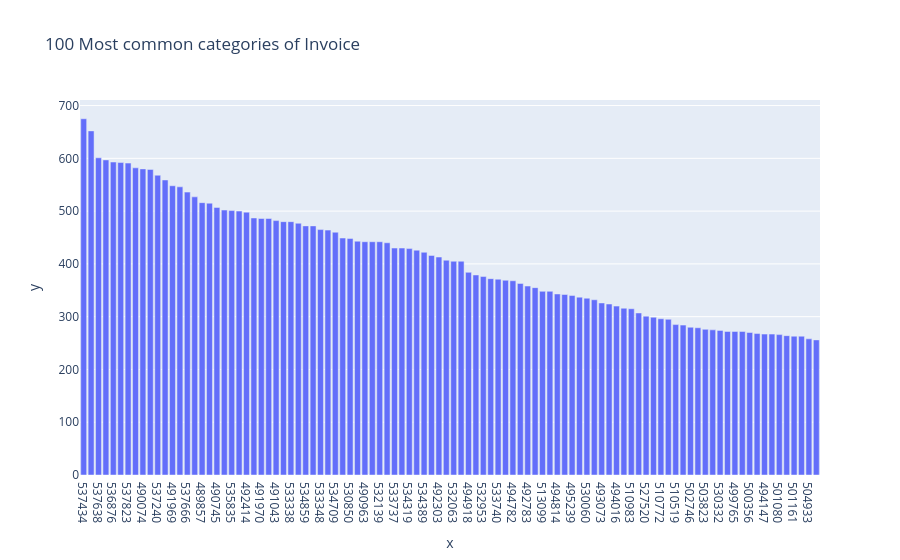

The cell this chart's notebook holds for it:
### Markdown cell above
Análisis de la segunda serie

La variable **Quantity** presenta una distribución fuertemente asimétrica a la derecha (skewness = 36.04) y alta curtosis (6.277), lo que evidencia una gran concentración de valores bajos y presencia de outliers extremos. Visualmente, la mayoría de las observaciones se concentra entre 0 y 5 unidades, mientras que unos pocos valores elevados distorsionan la distribución.

La **media (10.34)** es considerablemente mayor que la **mediana (3.0)**, indicando sesgo positivo. El rango intercuartílico (1–10) confirma que la mayoría de las transacciones son pequeñas, mientras que la alta desviación estándar refleja la influencia de valores extremos. Al eliminar outliers, el rango se reduce de aproximadamente −160 a 567 hacia −26 a 100, permitiendo observar mejor la estructura real de los datos.

Se identifican anomalías relevantes: un 2.35% de valores negativos, probablemente asociados a devoluciones o cancelaciones. No hay datos faltantes, pero la presencia de outliers y valores negativos sugiere la necesidad de limpieza.

### Code cell
profile_serie(df_retail["Invoice"])

### Figure 1 — Plotly figure (JSON) as saved in the notebook; plotly's stock layout.template omitted (floating-point values rounded to 4 significant figures)
{"data": [{"hovertemplate": "x=%{x}<br>y=%{y}<extra></extra>", "legendgroup": "", "marker": {"color": "#636efa", "pattern": {"shape": ""}}, "name": "", "orientation": "v", "showlegend": false, "textposition": "auto", "type": "bar", "x": ["537434", "538071", "537638", "537237", "536876", "536592", "537823", "536031", "490074", "491966", "537240", "490149", "491969", "490741", "537666", "536544", "489857", "513574", "490745", "489597", "535835", "491155", "492414", "532642", "491970", "492782", "491043", "492425", "533338", "491041", "534859", "535322", "533348", "503185", "534709", "491971", "530850", "535407", "490963", "531843", "532139", "534289", "533737", "534459", "534319", "489856", "534389", "498133", "492303", "532826", "532063", "532419", "494918", "531036", "532953", "533065", "533740", "531489", "494782", "495070", "492783", "531387", "513099", "529727", "494814", "492226", "495239", "494378", "530060", "494386", "493073", "530140", "494016", "493079", "510983", "500462", "527520", "504916", "510772", "530422", "510519", "494495", "502746", "493260", "503823", "500918", "530332", "494381", "499765", "503426", "500356", "494685", "494147", "510637", "501080", "494379", "501161", "525753", "504933", "521202"], "xaxis": "x", "y": [675, 652, 601, 597, 593, 592, 591, 582, 580, 579, 568, 559, 548, 546, 536, 527, 516, 515, 507, 502, 501, 500, 498, 487, 486, 486, 482, 480, 480, 477, 472, 472, 465, 464, 460, 449, 448, 443, 442, 442, 442, 440, 430, 430, 429, 426, 422, 416, 413, 407, 405, 405, 384, 379, 376, 372, 371, 369, 368, 363, 358, 355, 348, 348, 343, 342, 340, 337, 335, 332, 326, 324, 320, 316, 315, 307, 301, 299, 296, 295, 285, 284, 280, 279, 276, 275, 274, 272, 272, 272, 270, 268, 267, 267, 266, 264, 263, 263, 258, 256], "yaxis": "y"}], "layout": {"barmode": "relative", "legend": {"tracegroupgap": 0}, "title": {"text": "100 Most common categories of Invoice"}, "xaxis": {"anchor": "y", "domain": [0, 1], "title": {"text": "x"}}, "yaxis": {"anchor": "x", "domain": [0, 1], "title": {"text": "y"}}}}
